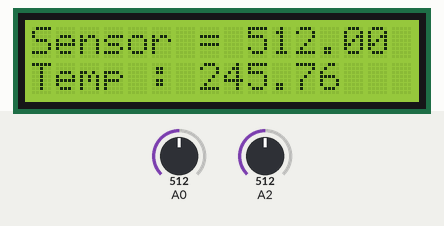
The sketch below on a simulated Arduino Uno, built with avr-gcc and run on an emulated ATmega328P. On the bench: 16×2 character LCD. Inputs (shaded band) come from the test bench; at power-on: A0 = 512, A2 = 512.

Above: at 9.2 s.
9.3 s: A0 set to 716
At 10.5 s:
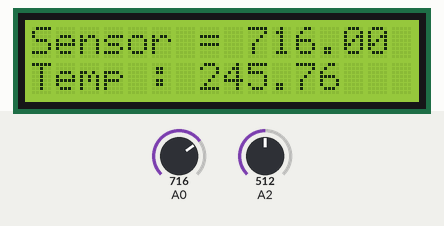
12.2 s: A2 set to 716
At 13.2 s:
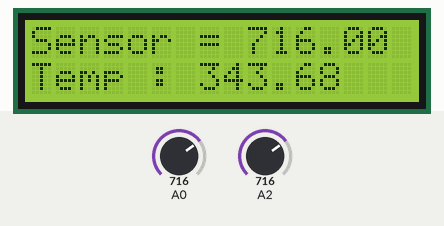
14.9 s: A0 set to 900
At 16.0 s:
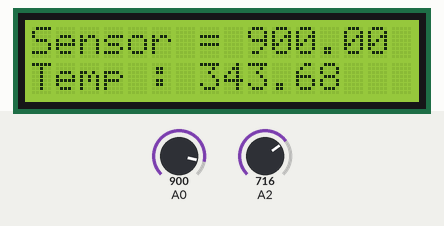
17.6 s: A2 set to 900
At 18.7 s:
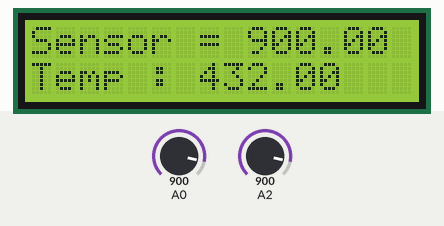
20.4 s: A0 set to 1023
At 21.4 s:
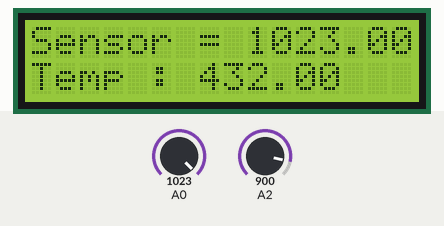
23.1 s: A2 set to 1023
At 23.9 s:
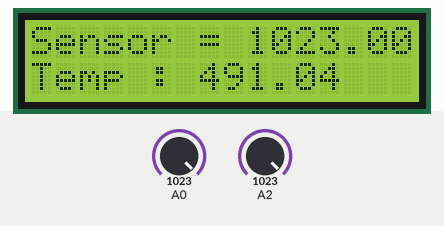
Timing chart, 0 to 26.1 s (numbered marks = the images above; inputs shaded):
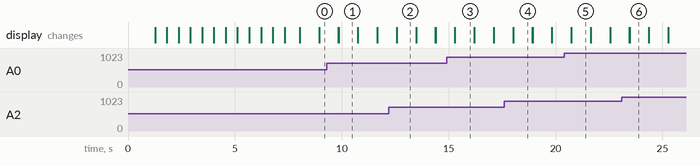

The sketch:

LCD_3.ino
```cpp
#include <LiquidCrystal.h>
LiquidCrystal lcd(13, 11, 2, 3, 5, 7); //(RS,E,D4,D5,D6,D7)

int i, j;
float temp, adc, sensor;

void setup() {
  lcd.begin(16, 2); //(X,Y)
  Serial.begin(9600);
  analogReference(DEFAULT);   //Vref = 5V
  //analogReference(INTERNAL);    //Vref = 1.1V

  lcd.clear();
  delay(1200);
  lcd.print("Scanning");
  for (j = 0; j < 3; j++) {
    for (i = 0; i < 4; i++) {
      delay(550);
      lcd.print(".");
    }
    lcd.clear();
    lcd.print("Scanning");
  }
  lcd.print("...");
  delay(150);
  lcd.clear();
}


void loop() {
  /* Red-Sensor */
  lcd.setCursor(0, 0);
  sensor = analogRead(A0);
  lcd.print("Sensor = ");
  lcd.print(sensor);
  /* Temperture */
  adc = analogRead(A2);
  temp = (4.8 * adc) / 10; //Vref = 5V
  //tc = (1.07*adc)/10;  //Vref = 1.1V
  lcd.setCursor(0, 1);
  lcd.print("Temp : ");
  lcd.print(temp);

  delay(900);
  lcd.clear();

}
```

Measured:
- after the input at 9.3 s, the display: first differs from a run without the input after 0.55 s (image 1)
- after the input at 12.2 s, the display: first differs from a run without the input after 0.37 s (image 2)
- after the input at 14.9 s, the display: first differs from a run without the input after 0.39 s (image 3)
- after the input at 17.6 s, the display: first differs from a run without the input after 0.41 s (image 4)
- after the input at 20.4 s, the display: first differs from a run without the input after 0.34 s (image 5)
- after the input at 23.1 s, the display: first differs from a run without the input after 0.36 s (image 6)
- what the display in image 1 shows lasts 1.0 s, from 9.8 s to 10.8 s
